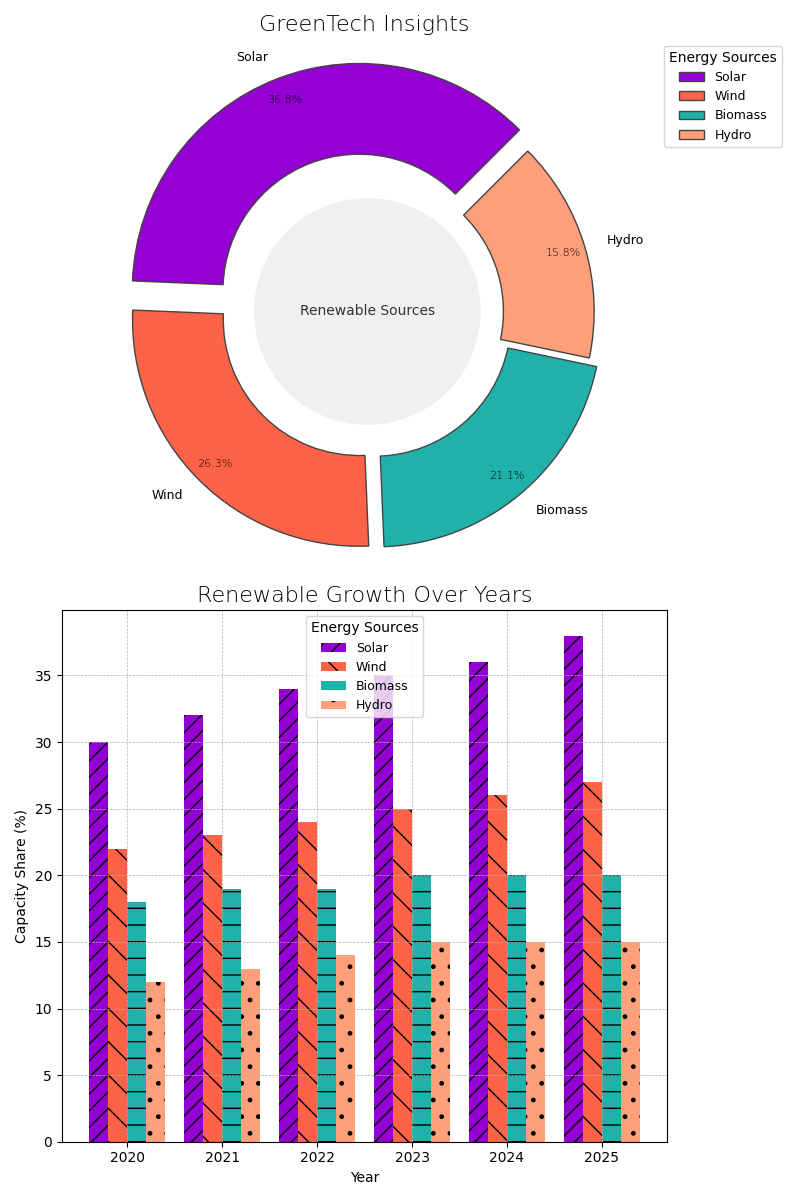

The Python source for this figure:
import matplotlib.pyplot as plt
import numpy as np

energy_sources = ['Solar', 'Wind', 'Biomass', 'Hydro']
percentages = [35, 25, 20, 15]

colors = ['#9400D3', '#FF6347', '#20B2AA', '#FFA07A']

years = np.arange(2020, 2026)
solar = [30, 32, 34, 35, 36, 38]
wind = [22, 23, 24, 25, 26, 27]
biomass = [18, 19, 19, 20, 20, 20]
hydropower = [12, 13, 14, 15, 15, 15]

fig, axs = plt.subplots(2, 1, figsize=(8, 12))

wedges, texts, autotexts = axs[0].pie(
    percentages, 
    labels=energy_sources, 
    colors=colors, 
    autopct='%1.1f%%', 
    startangle=45, 
    pctdistance=0.9,
    wedgeprops=dict(width=0.4, edgecolor='#444444'),
    explode=(0.1, 0.05, 0.05, 0),
    shadow=False
)

centre_circle = plt.Circle((0, 0), 0.50, fc='#f0f0f0')
axs[0].add_artist(centre_circle)
axs[0].set_title('GreenTech Insights', fontsize=16, fontweight='light')

plt.setp(autotexts, size=8, weight="light", color="black")
plt.setp(texts, size=9)
axs[0].axis('equal')

axs[0].legend(wedges, energy_sources, title="Energy Sources", loc='upper right', bbox_to_anchor=(1.2, 1.0), fontsize=9)
axs[0].annotate('Renewable Sources', xy=(0, 0), fontsize=10, fontweight='regular', color='#333333', ha='center', va='center')

width = 0.2
bar_positions = np.arange(len(years))

axs[1].bar(bar_positions - 1.5*width, solar, width, label='Solar', hatch='//', color='#9400D3')
axs[1].bar(bar_positions - 0.5*width, wind, width, label='Wind', hatch='\\', color='#FF6347')
axs[1].bar(bar_positions + 0.5*width, biomass, width, label='Biomass', hatch='-', color='#20B2AA')
axs[1].bar(bar_positions + 1.5*width, hydropower, width, label='Hydro', hatch='.', color='#FFA07A')

axs[1].set_title('Renewable Growth Over Years', fontsize=16, fontweight='light')
axs[1].set_xlabel('Year', fontsize=10)
axs[1].set_ylabel('Capacity Share (%)', fontsize=10)
axs[1].set_xticks(bar_positions)
axs[1].set_xticklabels(years)
axs[1].legend(title="Energy Sources", fontsize=9, loc='upper center')
axs[1].grid(True, which='major', linestyle='--', linewidth=0.5)

plt.tight_layout()
plt.show()
